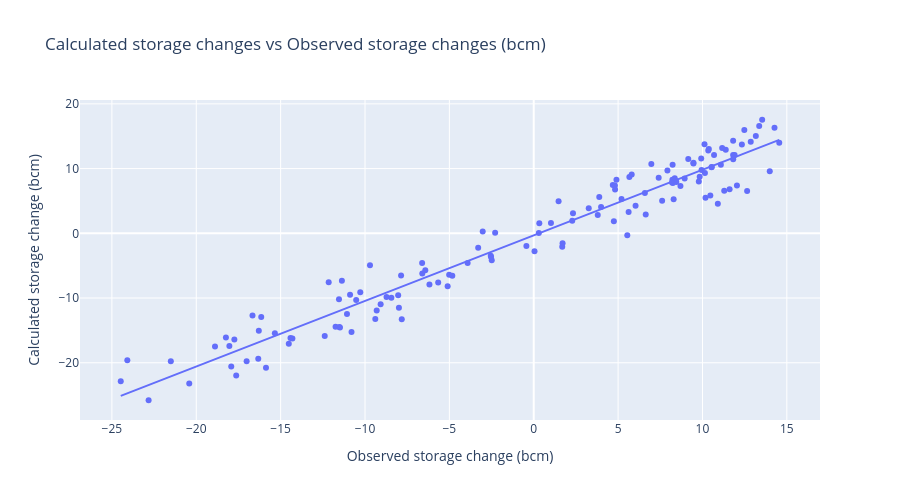

Write notebook code for a chart like this one.
### Code cell
# Create a scatter plot with one variable on the x-axis and the other on the y-axis
fig = px.scatter(
    x, 
    x='Act_storage_change', 
    y='Calc_storage_change',
    title='Calculated storage changes vs Observed storage changes (bcm)',
    labels={
        'Act_storage_change': 'Observed storage change (bcm)', 
        'Calc_storage_change': 'Calculated storage change (bcm)'
    },
    trendline='ols'  # Optional: adds a trendline if you want to see the correlation
)

fig.show()

### Figure 1 — Plotly figure (JSON) as saved in the notebook; plotly's stock layout.template omitted (floating-point values rounded to 4 significant figures; data arrays with more than 128 entries replaced by an {"elided": "..."} marker saying what was removed)
{"data": [{"hovertemplate": "Observed storage change (bcm)=%{x}<br>Calculated storage change (bcm)=%{y}<extra></extra>", "legendgroup": "", "marker": {"color": "#636efa", "symbol": "circle"}, "mode": "markers", "name": "", "orientation": "v", "showlegend": false, "type": "scatter", "x": {"elided": "137 float values"}, "xaxis": "x", "y": {"elided": "137 float values"}, "yaxis": "y"}, {"hovertemplate": "<b>OLS trendline</b><br>Calc_storage_change = 1.01365 * Act_storage_change + -0.310841<br>R<sup>2</sup>=0.946737<br><br>Observed storage change (bcm)=%{x}<br>Calculated storage change (bcm)=%{y} <b>(trend)</b><extra></extra>", "legendgroup": "", "marker": {"color": "#636efa", "symbol": "circle"}, "mode": "lines", "name": "", "showlegend": false, "type": "scatter", "x": {"elided": "136 float values"}, "xaxis": "x", "y": {"elided": "136 float values"}, "yaxis": "y"}], "layout": {"height": 500, "legend": {"tracegroupgap": 0}, "title": {"text": "Calculated storage changes vs Observed storage changes (bcm)"}, "width": 900, "xaxis": {"anchor": "y", "domain": [0, 1], "title": {"text": "Observed storage change (bcm)"}}, "yaxis": {"anchor": "x", "domain": [0, 1], "title": {"text": "Calculated storage change (bcm)"}}}}
